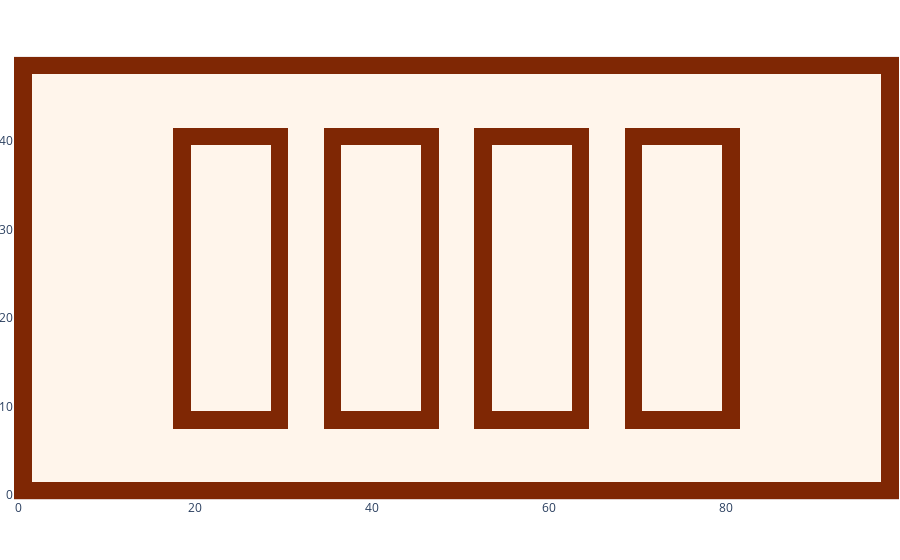

The notebook cell this image was saved under:
### Code cell
show_map(proximity_map_on)

### Figure 1 — Plotly figure (JSON) as saved in the notebook; plotly's stock layout.template omitted (floating-point values rounded to 4 significant figures; data arrays with more than 128 entries replaced by an {"elided": "..."} marker saying what was removed)
{"data": [{"coloraxis": "coloraxis", "hovertemplate": "x: %{x}<br>y: %{y}<br>color: %{z}<extra></extra>", "name": "0", "type": "heatmap", "xaxis": "x", "yaxis": "y", "z": {"elided": "50x100 int values"}}], "layout": {"coloraxis": {"cmax": 1, "cmin": 0, "colorscale": [[0, "rgb(255,245,235)"], [0.125, "rgb(254,230,206)"], [0.25, "rgb(253,208,162)"], [0.375, "rgb(253,174,107)"], [0.5, "rgb(253,141,60)"], [0.625, "rgb(241,105,19)"], [0.75, "rgb(217,72,1)"], [0.875, "rgb(166,54,3)"], [1, "rgb(127,39,4)"]], "showscale": false}, "margin": {"b": 0, "l": 0, "r": 0, "t": 0}, "xaxis": {"anchor": "y", "autorange": false, "constrain": "domain", "domain": [0, 1], "range": [-0.5, 99.5], "scaleanchor": "y"}, "yaxis": {"anchor": "x", "autorange": false, "constrain": "domain", "domain": [0, 1], "range": [-0.5, 49.5], "scaleratio": 1}}}
